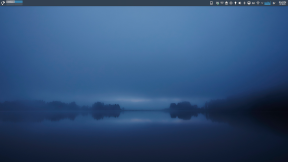
#> input picture images/desk1.png, 288 x 162 px
$ python testArithmetics.py
#> lines starting #> are read from the running program, lines starting #| are printed output that depends on the picture
### src/arithmetics.py
import cv2 as cv2
import numpy as np


# gets 2 same-sized images and 2 weights
# returns the weitghted addition of image1 and image2
# [137 lines left out: functions addition, subtraction, multiplication, not called in this run]

# gets 2 same-sized images
# returns the division of image1 and image2
def division(image1, image2):
    rows = image1.shape[0]
    cols = image1.shape[1]
    shape_ = image1.shape

    # checks if image is colorful or grayscale
    if len(shape_) == 3:
        newImage = np.zeros((image1.shape[0], image1.shape[1], 3), np.uint8)

        for row in range(0, rows):
            for col in range(0, cols):
                r_img1 = 1 if image1.item(row, col, 0) == 0 else image1.item(row, col, 0)
                g_img1 = 1 if image1.item(row, col, 1) == 0 else image1.item(row, col, 1)
                b_img1 = 1 if image1.item(row, col, 2) == 0 else image1.item(row, col, 2)

                r_img2 = 1 if image2.item(row, col, 0) == 0 else image2.item(row, col, 0)
                g_img2 = 1 if image2.item(row, col, 1) == 0 else image2.item(row, col, 1)
                b_img2 = 1 if image2.item(row, col, 2) == 0 else image2.item(row, col, 2)


                r_result = r_img1 / r_img2
                g_result = g_img1 / g_img2
                b_result = b_img1 / b_img2

                newImage.itemset((row, col, 0), r_result)
                newImage.itemset((row, col, 1), g_result)
                newImage.itemset((row, col, 2), b_result)
    else:
        newImage = np.zeros((image1.shape[0], image1.shape[1], 1), np.uint8)
        for row in range(0, rows):
            for col in range(0, cols):
                pixel1 = 1 if image1.item(row, col) == 0 else image1.item(row, col)
                pixel2 = 1 if image2.item(row, col) == 0 else image2.item(row, col)

                result = pixel1 / pixel2

                newImage.itemset((row, col, 0), result)

    return newImage

### src/tests/testArithmetics.py
from src.arithmetics import *


# [54 lines left out: functions testAddition, testAdditionGrayScale, testSubtraction, testSubtractionGrayScale, testMultiplication, testMultiplicationGrayScale and 1 more, not called in this run]


def testDivisionGrayScale():
    image1 = cv2.imread('../../images/desk1.png', cv2.IMREAD_GRAYSCALE)
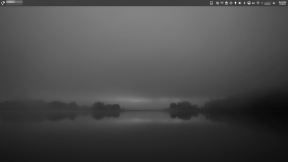
#> image1: shape (162, 288); min 8, max 251, mean 73.7
    image2 = cv2.imread('../../images/desk2.png', cv2.IMREAD_GRAYSCALE)
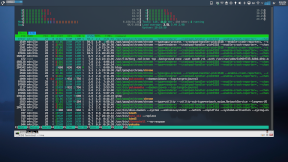
#> input picture images/desk2.png, 288 x 162 px
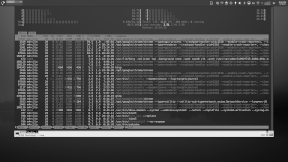
#> image2: shape (162, 288); min 0, max 251, mean 68.8
    cv2.imshow('images', cv2.hconcat([image1, image2]))
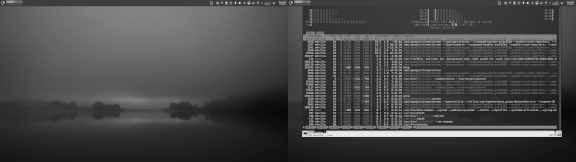
#> window 'images': shape (162, 576); min 0, max 251, mean 71.3
    cv2.imshow('division greyscale', division(image1, image2))
    cv2.waitKey(0)

# [7 lines of commented-out code are left out]
testDivisionGrayScale()
